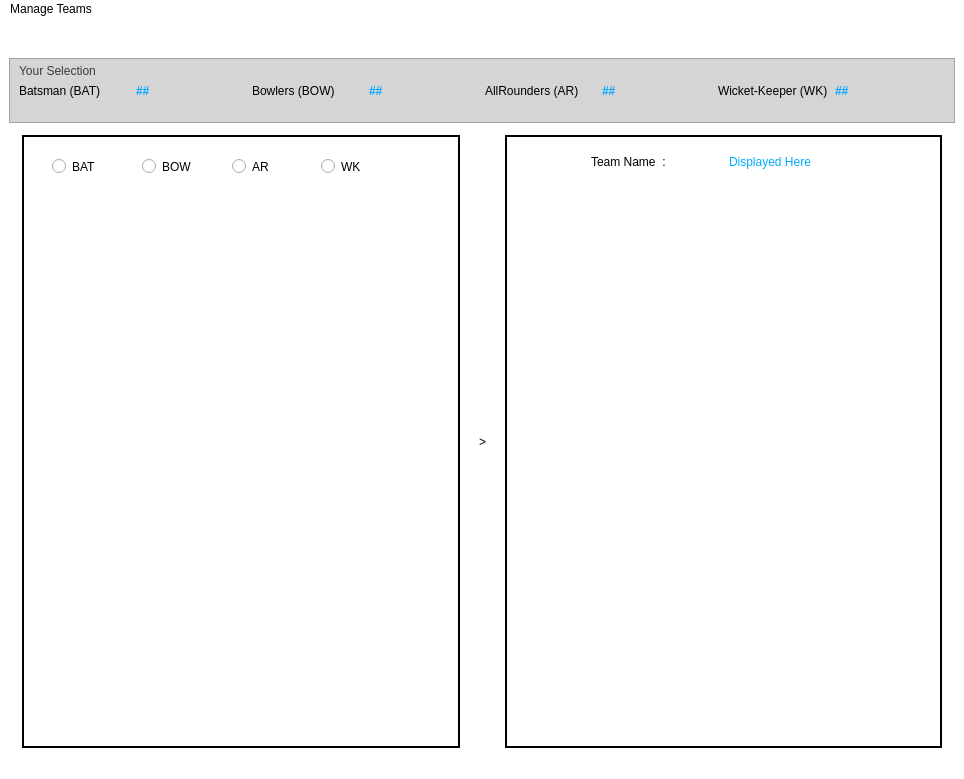
<?xml version="1.0" encoding="UTF-8"?>
<ui version="4.0">
 <class>MainWindow</class>
 <widget class="QMainWindow" name="MainWindow">
  <property name="geometry">
   <rect>
    <x>0</x>
    <y>0</y>
    <width>964</width>
    <height>779</height>
   </rect>
  </property>
  <property name="windowTitle">
   <string>MainWindow</string>
  </property>
  <property name="styleSheet">
   <string notr="true">background-color: rgb(255, 255, 255);</string>
  </property>
  <widget class="QWidget" name="central_w">
   <layout class="QVBoxLayout" name="verticalLayout_3">
    <item>
     <spacer name="verticalSpacer">
      <property name="orientation">
       <enum>Qt::Vertical</enum>
      </property>
      <property name="sizeType">
       <enum>QSizePolicy::Preferred</enum>
      </property>
      <property name="sizeHint" stdset="0">
       <size>
        <width>20</width>
        <height>30</height>
       </size>
      </property>
     </spacer>
    </item>
    <item>
     <widget class="QFrame" name="frame">
      <property name="styleSheet">
       <string notr="true">background-color:rgb(213, 213, 213);
font: 75 10pt &quot;MS Shell Dlg 2&quot;;
</string>
      </property>
      <property name="frameShape">
       <enum>QFrame::StyledPanel</enum>
      </property>
      <property name="frameShadow">
       <enum>QFrame::Raised</enum>
      </property>
      <layout class="QGridLayout" name="gridLayout">
       <property name="topMargin">
        <number>5</number>
       </property>
       <property name="bottomMargin">
        <number>24</number>
       </property>
       <item row="1" column="4">
        <widget class="QLabel" name="label_10">
         <property name="styleSheet">
          <string notr="true">font:75 10pt &quot;Comic Sans MS&quot;;
color:rgb(0, 0, 0);</string>
         </property>
         <property name="text">
          <string>AllRounders (AR) </string>
         </property>
        </widget>
       </item>
       <item row="1" column="3">
        <widget class="QLabel" name="BOWL">
         <property name="styleSheet">
          <string notr="true">color: rgb(0, 170, 255);</string>
         </property>
         <property name="text">
          <string>&lt;html&gt;&lt;head/&gt;&lt;body&gt;&lt;p&gt;&lt;span style=&quot; font-weight:600;&quot;&gt;##&lt;/span&gt;&lt;/p&gt;&lt;/body&gt;&lt;/html&gt;</string>
         </property>
        </widget>
       </item>
       <item row="1" column="5">
        <widget class="QLabel" name="ARL">
         <property name="styleSheet">
          <string notr="true">color: rgb(0, 170, 255);</string>
         </property>
         <property name="text">
          <string>&lt;html&gt;&lt;head/&gt;&lt;body&gt;&lt;p&gt;&lt;span style=&quot; font-weight:600;&quot;&gt;##&lt;/span&gt;&lt;/p&gt;&lt;/body&gt;&lt;/html&gt;</string>
         </property>
        </widget>
       </item>
       <item row="1" column="1">
        <widget class="QLabel" name="BAT">
         <property name="styleSheet">
          <string notr="true">color: rgb(0, 170, 255);</string>
         </property>
         <property name="text">
          <string>&lt;html&gt;&lt;head/&gt;&lt;body&gt;&lt;p&gt;&lt;span style=&quot; font-weight:600;&quot;&gt;##&lt;/span&gt;&lt;/p&gt;&lt;/body&gt;&lt;/html&gt;</string>
         </property>
        </widget>
       </item>
       <item row="1" column="0">
        <widget class="QLabel" name="label_2">
         <property name="styleSheet">
          <string notr="true">font:75 10pt &quot;Comic Sans MS&quot;;
color:rgb(0, 0, 0);</string>
         </property>
         <property name="text">
          <string>Batsman (BAT)</string>
         </property>
        </widget>
       </item>
       <item row="1" column="7">
        <widget class="QLabel" name="WK">
         <property name="styleSheet">
          <string notr="true">color: rgb(0, 170, 255);</string>
         </property>
         <property name="text">
          <string>&lt;html&gt;&lt;head/&gt;&lt;body&gt;&lt;p&gt;&lt;span style=&quot; font-weight:600;&quot;&gt;##&lt;/span&gt;&lt;/p&gt;&lt;/body&gt;&lt;/html&gt;</string>
         </property>
        </widget>
       </item>
       <item row="1" column="6">
        <widget class="QLabel" name="label_12">
         <property name="styleSheet">
          <string notr="true">font:75 10pt &quot;Comic Sans MS&quot;;
color:rgb(0, 0, 0);</string>
         </property>
         <property name="text">
          <string>Wicket-Keeper (WK)</string>
         </property>
        </widget>
       </item>
       <item row="1" column="2">
        <widget class="QLabel" name="label_4">
         <property name="styleSheet">
          <string notr="true">font:75 10pt &quot;Comic Sans MS&quot;;
color:rgb(0, 0, 0);</string>
         </property>
         <property name="text">
          <string>Bowlers (BOW)</string>
         </property>
        </widget>
       </item>
       <item row="0" column="0">
        <widget class="QLabel" name="label">
         <property name="styleSheet">
          <string notr="true">color: rgb(59, 59, 59);
font:75 9pt &quot;Comic Sans MS&quot;;</string>
         </property>
         <property name="text">
          <string>Your Selection</string>
         </property>
        </widget>
       </item>
      </layout>
     </widget>
    </item>
    <item>
     <widget class="QFrame" name="frame_2">
      <property name="styleSheet">
       <string notr="true">font: 75 10pt &quot;MS Shell Dlg 2&quot;;
border-color: rgb(255, 255, 255);</string>
      </property>
      <property name="frameShape">
       <enum>QFrame::NoFrame</enum>
      </property>
      <property name="frameShadow">
       <enum>QFrame::Plain</enum>
      </property>
      <property name="lineWidth">
       <number>0</number>
      </property>
      <widget class="QLabel" name="label_6">
       <property name="geometry">
        <rect>
         <x>46</x>
         <y>8</y>
         <width>141</width>
         <height>24</height>
        </rect>
       </property>
       <property name="styleSheet">
        <string notr="true">font:75 10pt &quot;Comic Sans MS&quot;;
color:rgb(0, 0, 0);</string>
       </property>
       <property name="text">
        <string>Points Available</string>
       </property>
      </widget>
      <widget class="QLabel" name="points_available">
       <property name="geometry">
        <rect>
         <x>202</x>
         <y>8</y>
         <width>121</width>
         <height>21</height>
        </rect>
       </property>
       <property name="styleSheet">
        <string notr="true">color: rgb(85, 170, 255);</string>
       </property>
       <property name="text">
        <string>&lt;html&gt;&lt;head/&gt;&lt;body&gt;&lt;p&gt;&lt;span style=&quot; font-weight:600;&quot;&gt;####&lt;/span&gt;&lt;/p&gt;&lt;/body&gt;&lt;/html&gt;</string>
       </property>
      </widget>
      <widget class="QLabel" name="label_7">
       <property name="geometry">
        <rect>
         <x>510</x>
         <y>10</y>
         <width>101</width>
         <height>24</height>
        </rect>
       </property>
       <property name="styleSheet">
        <string notr="true">font:75 10pt &quot;Comic Sans MS&quot;;
color:rgb(0, 0, 0);</string>
       </property>
       <property name="text">
        <string>Points Used</string>
       </property>
      </widget>
      <widget class="QLabel" name="points_used">
       <property name="geometry">
        <rect>
         <x>632</x>
         <y>8</y>
         <width>81</width>
         <height>21</height>
        </rect>
       </property>
       <property name="styleSheet">
        <string notr="true">color: rgb(85, 170, 255);</string>
       </property>
       <property name="text">
        <string>&lt;html&gt;&lt;head/&gt;&lt;body&gt;&lt;p&gt;&lt;span style=&quot; font-weight:600;&quot;&gt;####&lt;/span&gt;&lt;/p&gt;&lt;/body&gt;&lt;/html&gt;</string>
       </property>
      </widget>
     </widget>
    </item>
    <item>
     <layout class="QHBoxLayout" name="horizontalLayout_4">
      <item>
       <spacer name="horizontalSpacer_3">
        <property name="orientation">
         <enum>Qt::Horizontal</enum>
        </property>
        <property name="sizeType">
         <enum>QSizePolicy::Preferred</enum>
        </property>
        <property name="sizeHint" stdset="0">
         <size>
          <width>13</width>
          <height>345</height>
         </size>
        </property>
       </spacer>
      </item>
      <item>
       <widget class="QFrame" name="frame_3">
        <property name="sizePolicy">
         <sizepolicy hsizetype="Expanding" vsizetype="Preferred">
          <horstretch>0</horstretch>
          <verstretch>0</verstretch>
         </sizepolicy>
        </property>
        <property name="styleSheet">
         <string notr="true">border-color: rgb(15, 15, 15);</string>
        </property>
        <property name="frameShape">
         <enum>QFrame::Panel</enum>
        </property>
        <property name="frameShadow">
         <enum>QFrame::Plain</enum>
        </property>
        <property name="lineWidth">
         <number>2</number>
        </property>
        <property name="midLineWidth">
         <number>1</number>
        </property>
        <widget class="QFrame" name="frame_5">
         <property name="geometry">
          <rect>
           <x>21</x>
           <y>11</y>
           <width>371</width>
           <height>42</height>
          </rect>
         </property>
         <property name="styleSheet">
          <string notr="true">font: 75 10pt &quot;MS Shell Dlg 2&quot;;</string>
         </property>
         <property name="frameShape">
          <enum>QFrame::NoFrame</enum>
         </property>
         <property name="frameShadow">
          <enum>QFrame::Sunken</enum>
         </property>
         <layout class="QHBoxLayout" name="horizontalLayout_2">
          <item>
           <widget class="QRadioButton" name="bat_rb">
            <property name="enabled">
             <bool>false</bool>
            </property>
            <property name="sizePolicy">
             <sizepolicy hsizetype="Expanding" vsizetype="Fixed">
              <horstretch>0</horstretch>
              <verstretch>0</verstretch>
             </sizepolicy>
            </property>
            <property name="styleSheet">
             <string notr="true">font:75 10pt &quot;Comic Sans MS&quot;;
color:rgb(0, 0, 0);</string>
            </property>
            <property name="text">
             <string>BAT</string>
            </property>
           </widget>
          </item>
          <item>
           <widget class="QRadioButton" name="bow_rb">
            <property name="enabled">
             <bool>false</bool>
            </property>
            <property name="sizePolicy">
             <sizepolicy hsizetype="Expanding" vsizetype="Fixed">
              <horstretch>0</horstretch>
              <verstretch>0</verstretch>
             </sizepolicy>
            </property>
            <property name="styleSheet">
             <string notr="true">font:75 10pt &quot;Comic Sans MS&quot;;
color:rgb(0, 0, 0);</string>
            </property>
            <property name="text">
             <string>BOW</string>
            </property>
           </widget>
          </item>
          <item>
           <widget class="QRadioButton" name="ar_rb">
            <property name="enabled">
             <bool>false</bool>
            </property>
            <property name="sizePolicy">
             <sizepolicy hsizetype="Expanding" vsizetype="Fixed">
              <horstretch>0</horstretch>
              <verstretch>0</verstretch>
             </sizepolicy>
            </property>
            <property name="styleSheet">
             <string notr="true">font:75 10pt &quot;Comic Sans MS&quot;;
color:rgb(0, 0, 0);</string>
            </property>
            <property name="text">
             <string>AR</string>
            </property>
           </widget>
          </item>
          <item>
           <widget class="QRadioButton" name="wk_rb">
            <property name="enabled">
             <bool>false</bool>
            </property>
            <property name="sizePolicy">
             <sizepolicy hsizetype="Expanding" vsizetype="Fixed">
              <horstretch>0</horstretch>
              <verstretch>0</verstretch>
             </sizepolicy>
            </property>
            <property name="styleSheet">
             <string notr="true">font:75 10pt &quot;Comic Sans MS&quot;;
color:rgb(0, 0, 0);</string>
            </property>
            <property name="text">
             <string>WK</string>
            </property>
           </widget>
          </item>
         </layout>
        </widget>
        <widget class="QListWidget" name="av_player">
         <property name="geometry">
          <rect>
           <x>21</x>
           <y>59</y>
           <width>256</width>
           <height>192</height>
          </rect>
         </property>
         <property name="frameShape">
          <enum>QFrame::NoFrame</enum>
         </property>
        </widget>
       </widget>
      </item>
      <item>
       <spacer name="horizontalSpacer">
        <property name="orientation">
         <enum>Qt::Horizontal</enum>
        </property>
        <property name="sizeType">
         <enum>QSizePolicy::Preferred</enum>
        </property>
        <property name="sizeHint" stdset="0">
         <size>
          <width>13</width>
          <height>345</height>
         </size>
        </property>
       </spacer>
      </item>
      <item>
       <widget class="QLabel" name="label_9">
        <property name="styleSheet">
         <string notr="true">font: 20pt &quot;MS Shell Dlg 2&quot;;</string>
        </property>
        <property name="lineWidth">
         <number>-10</number>
        </property>
        <property name="midLineWidth">
         <number>-10</number>
        </property>
        <property name="text">
         <string>&gt;</string>
        </property>
       </widget>
      </item>
      <item>
       <spacer name="horizontalSpacer_2">
        <property name="orientation">
         <enum>Qt::Horizontal</enum>
        </property>
        <property name="sizeType">
         <enum>QSizePolicy::Preferred</enum>
        </property>
        <property name="sizeHint" stdset="0">
         <size>
          <width>13</width>
          <height>345</height>
         </size>
        </property>
       </spacer>
      </item>
      <item>
       <widget class="QFrame" name="frame_4">
        <property name="styleSheet">
         <string notr="true">border-color: rgb(120, 120, 120);</string>
        </property>
        <property name="frameShape">
         <enum>QFrame::Panel</enum>
        </property>
        <property name="frameShadow">
         <enum>QFrame::Plain</enum>
        </property>
        <property name="lineWidth">
         <number>2</number>
        </property>
        <property name="midLineWidth">
         <number>1</number>
        </property>
        <layout class="QVBoxLayout" name="verticalLayout_2" stretch="0,0">
         <property name="spacing">
          <number>6</number>
         </property>
         <property name="leftMargin">
          <number>18</number>
         </property>
         <property name="topMargin">
          <number>9</number>
         </property>
         <property name="rightMargin">
          <number>14</number>
         </property>
         <item>
          <widget class="QFrame" name="frame_6">
           <property name="styleSheet">
            <string notr="true">font: 75 10pt &quot;MS Shell Dlg 2&quot;;</string>
           </property>
           <property name="frameShape">
            <enum>QFrame::NoFrame</enum>
           </property>
           <property name="frameShadow">
            <enum>QFrame::Raised</enum>
           </property>
           <layout class="QHBoxLayout" name="horizontalLayout_3">
            <item alignment="Qt::AlignHCenter">
             <widget class="QLabel" name="label_8">
              <property name="styleSheet">
               <string notr="true">font:75 10pt &quot;Comic Sans MS&quot;;
color:rgb(0, 0, 0);</string>
              </property>
              <property name="text">
               <string>Team Name  :</string>
              </property>
             </widget>
            </item>
            <item>
             <widget class="QLabel" name="team_name">
              <property name="styleSheet">
               <string notr="true">font:75 10pt &quot;Comic Sans MS&quot;;
color: rgb(0, 170, 255);</string>
              </property>
              <property name="text">
               <string>Displayed Here</string>
              </property>
             </widget>
            </item>
           </layout>
          </widget>
         </item>
         <item>
          <widget class="QListWidget" name="sel_player">
           <property name="frameShape">
            <enum>QFrame::NoFrame</enum>
           </property>
          </widget>
         </item>
        </layout>
       </widget>
      </item>
      <item>
       <spacer name="horizontalSpacer_4">
        <property name="orientation">
         <enum>Qt::Horizontal</enum>
        </property>
        <property name="sizeType">
         <enum>QSizePolicy::Preferred</enum>
        </property>
        <property name="sizeHint" stdset="0">
         <size>
          <width>13</width>
          <height>345</height>
         </size>
        </property>
       </spacer>
      </item>
     </layout>
    </item>
   </layout>
  </widget>
  <widget class="QMenuBar" name="menubar">
   <property name="geometry">
    <rect>
     <x>0</x>
     <y>0</y>
     <width>964</width>
     <height>30</height>
    </rect>
   </property>
   <property name="styleSheet">
    <string notr="true">font: 75 10pt &quot;Comic Sans MS&quot;;</string>
   </property>
   <widget class="QMenu" name="menuManage_Teams">
    <property name="cursor">
     <cursorShape>ArrowCursor</cursorShape>
    </property>
    <property name="styleSheet">
     <string notr="true">selection-background-color: rgb(0, 170, 255);

</string>
    </property>
    <property name="title">
     <string>Manage Teams</string>
    </property>
    <addaction name="new_t"/>
    <addaction name="open_t"/>
    <addaction name="save_t"/>
    <addaction name="evaluat_t"/>
    <addaction name="actionQuit"/>
   </widget>
   <addaction name="menuManage_Teams"/>
  </widget>
  <widget class="QStatusBar" name="statusbar"/>
  <action name="new_t">
   <property name="checkable">
    <bool>false</bool>
   </property>
   <property name="text">
    <string>NEW Team</string>
   </property>
   <property name="iconText">
    <string notr="true">NEW Team</string>
   </property>
   <property name="shortcut">
    <string>Ctrl+N</string>
   </property>
   <property name="shortcutContext">
    <enum>Qt::WindowShortcut</enum>
   </property>
   <property name="autoRepeat">
    <bool>true</bool>
   </property>
   <property name="visible">
    <bool>true</bool>
   </property>
   <property name="shortcutVisibleInContextMenu">
    <bool>true</bool>
   </property>
   <property name="priority">
    <enum>QAction::NormalPriority</enum>
   </property>
  </action>
  <action name="open_t">
   <property name="text">
    <string>OPEN Team</string>
   </property>
   <property name="shortcut">
    <string>Ctrl+O</string>
   </property>
  </action>
  <action name="save_t">
   <property name="enabled">
    <bool>true</bool>
   </property>
   <property name="text">
    <string>SAVE team</string>
   </property>
   <property name="shortcut">
    <string>Ctrl+S</string>
   </property>
   <property name="visible">
    <bool>true</bool>
   </property>
   <property name="iconVisibleInMenu">
    <bool>true</bool>
   </property>
   <property name="shortcutVisibleInContextMenu">
    <bool>true</bool>
   </property>
  </action>
  <action name="evaluat_t">
   <property name="text">
    <string>EVALUATE Team</string>
   </property>
   <property name="shortcut">
    <string>Ctrl+E</string>
   </property>
  </action>
  <action name="actionQuit">
   <property name="text">
    <string>QUIT</string>
   </property>
  </action>
 </widget>
 <resources/>
 <connections/>
</ui>
